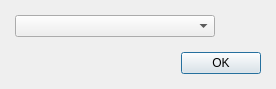
<?xml version="1.0" encoding="UTF-8"?>
<ui version="4.0">
 <class>DialogSelectLanguage</class>
 <widget class="QDialog" name="DialogSelectLanguage">
  <property name="geometry">
   <rect>
    <x>0</x>
    <y>0</y>
    <width>276</width>
    <height>89</height>
   </rect>
  </property>
  <property name="windowTitle">
   <string>Dialog</string>
  </property>
  <layout class="QGridLayout" name="gridLayout">
   <property name="leftMargin">
    <number>15</number>
   </property>
   <property name="topMargin">
    <number>10</number>
   </property>
   <property name="rightMargin">
    <number>15</number>
   </property>
   <property name="bottomMargin">
    <number>10</number>
   </property>
   <item row="0" column="0">
    <layout class="QVBoxLayout" name="verticalLayout" stretch="1,0">
     <property name="spacing">
      <number>15</number>
     </property>
     <item>
      <widget class="QComboBox" name="comboBox">
       <property name="minimumSize">
        <size>
         <width>200</width>
         <height>0</height>
        </size>
       </property>
       <property name="maximumSize">
        <size>
         <width>200</width>
         <height>16777215</height>
        </size>
       </property>
      </widget>
     </item>
     <item>
      <layout class="QHBoxLayout" name="horizontalLayout">
       <item>
        <spacer name="horizontalSpacer">
         <property name="orientation">
          <enum>Qt::Horizontal</enum>
         </property>
         <property name="sizeHint" stdset="0">
          <size>
           <width>108</width>
           <height>20</height>
          </size>
         </property>
        </spacer>
       </item>
       <item>
        <widget class="QPushButton" name="pushButtonOK">
         <property name="text">
          <string>OK</string>
         </property>
         <property name="flat">
          <bool>false</bool>
         </property>
        </widget>
       </item>
      </layout>
     </item>
    </layout>
   </item>
  </layout>
 </widget>
 <resources/>
 <connections>
  <connection>
   <sender>pushButtonOK</sender>
   <signal>clicked()</signal>
   <receiver>DialogSelectLanguage</receiver>
   <slot>accept()</slot>
   <hints>
    <hint type="sourcelabel">
     <x>222</x>
     <y>60</y>
    </hint>
    <hint type="destinationlabel">
     <x>267</x>
     <y>37</y>
    </hint>
   </hints>
  </connection>
 </connections>
</ui>
